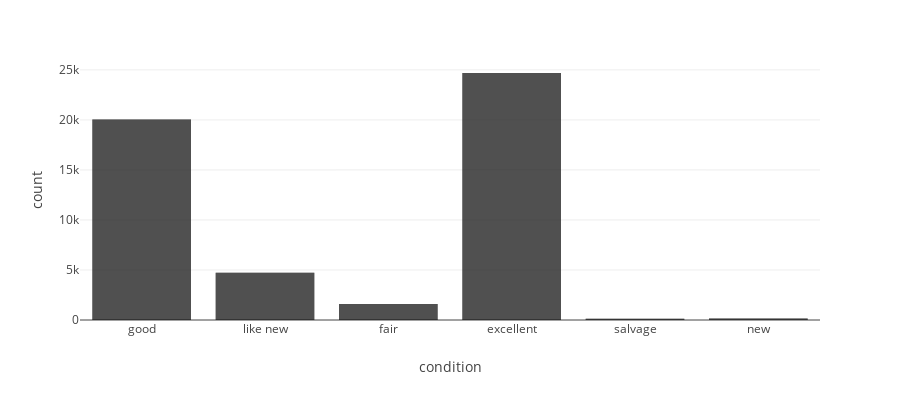

Write notebook code for a chart like this one.
### Markdown cell above
## Análisis exploratorio<a id = 'exp'></a>

### Code cell
# Condition bar graphic

fig = px.bar(df, x='condition', height=400)
fig.show()

### Figure 1 — Plotly figure (JSON) as saved in the notebook; plotly's stock layout.template omitted (floating-point values rounded to 4 significant figures; data arrays with more than 128 entries replaced by an {"elided": "..."} marker saying what was removed)
{"data": [{"alignmentgroup": "True", "hovertemplate": "condition=%{x}<br>count=%{y}<extra></extra>", "legendgroup": "", "marker": {"color": "#000001", "pattern": {"shape": ""}}, "name": "", "offsetgroup": "", "orientation": "v", "showlegend": false, "textposition": "auto", "type": "bar", "x": {"elided": "51300 str values"}, "xaxis": "x", "y": {"elided": "51300 int values"}, "yaxis": "y"}], "layout": {"barmode": "relative", "height": 400, "legend": {"tracegroupgap": 0}, "margin": {"t": 60}, "xaxis": {"anchor": "y", "domain": [0, 1], "title": {"text": "condition"}}, "yaxis": {"anchor": "x", "domain": [0, 1], "title": {"text": "count"}}}}
